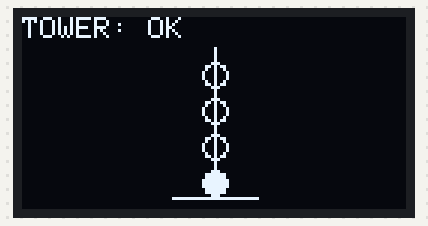
The sketch below on a simulated ESP32. On the bench: 128×64 one-colour display. What the sketch prints to the serial monitor is not drawn.

Above: at 1.21 s.
At 1.89 s:
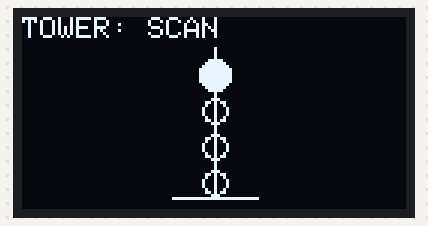

The sketch:

display.ino
```cpp
#include <Wire.h>
#include <Adafruit_GFX.h>
#include <Adafruit_SSD1306.h>

#define SCREEN_WIDTH 128
#define SCREEN_HEIGHT 64

// ඔයා දීලා තියෙන Pins
#define SDA_PIN 8
#define SCL_PIN 7

#define OLED_RESET -1
Adafruit_SSD1306 display(SCREEN_WIDTH, SCREEN_HEIGHT, &Wire, OLED_RESET);

void setup() {
  Serial.begin(115200);
  delay(1000);

  // C3 එකේ SDA, SCL Pins මාරු කරන තැන - මේක තමයි වැදගත්ම
  Wire.begin(SDA_PIN, SCL_PIN);

  if(!display.begin(SSD1306_SWITCHCAPVCC, 0x3C)) {
    Serial.println("SSD1306 allocation failed");
    for(;;);
  }

  display.clearDisplay();
  Serial.println("OLED Ready");
}

void loop() {
  // සුපිරි Modern Signal Tower Animation එක
  display.clearDisplay();

  // Tower එකේ කනුව
  display.drawLine(64, 10, 64, 60, SSD1306_WHITE);
  display.drawLine(50, 60, 78, 60, SSD1306_WHITE);

  // පහල ඉඳන් උඩට බල්බ් 4
  // 0 - පහලම
  display.fillCircle(64, 55, 4, SSD1306_WHITE);
  // 1
  display.drawCircle(64, 43, 4, SSD1306_WHITE);
  // 2
  display.drawCircle(64, 31, 4, SSD1306_WHITE);
  // 3 - උඩම
  display.drawCircle(64, 19, 4, SSD1306_WHITE);

  display.setTextSize(1);
  display.setTextColor(SSD1306_WHITE);
  display.setCursor(0,0);
  display.print("TOWER: OK");

  display.display();
  delay(300);

  // දැන් උඩට යන Animation එක
  for(int i=0; i<4; i++){
    display.clearDisplay();
    display.setCursor(0,0);
    display.print("TOWER: SCAN");
    display.drawLine(64, 10, 64, 60, SSD1306_WHITE);
    display.drawLine(50, 60, 78, 60, SSD1306_WHITE);

    int yPos[] = {55, 43, 31, 19};
    for(int j=0; j<4; j++){
      if(j==i) display.fillCircle(64, yPos[j], 5, SSD1306_WHITE);
      else display.drawCircle(64, yPos[j], 4, SSD1306_WHITE);
    }
    display.display();
    delay(120);
  }
}
```
